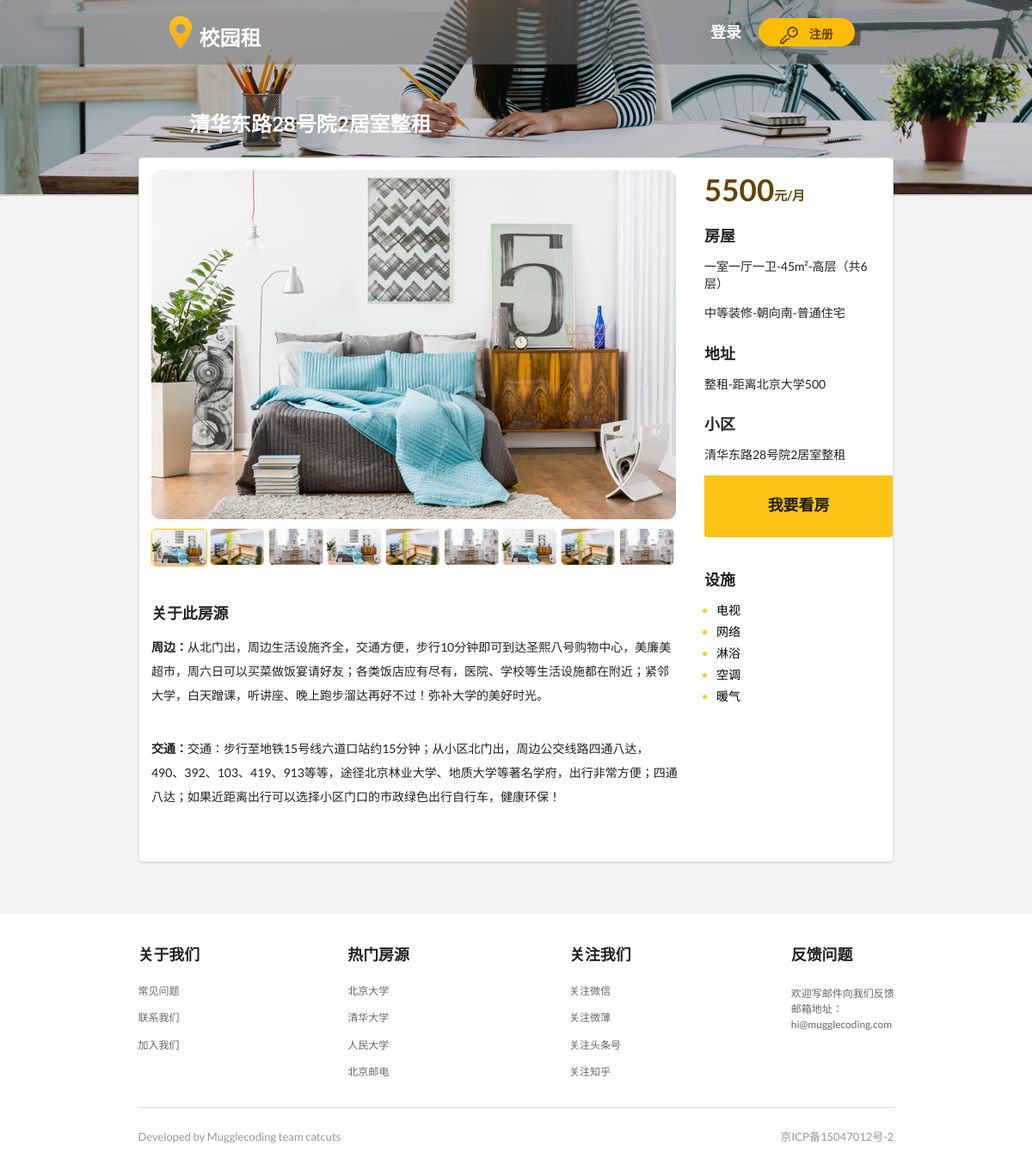
The app's page /detail/2 with its own data.
### workapp/models.py (models this page shows)
class HouseInfo(models.Model):
    title = models.CharField(max_length=200)# 房源标题
    rent = models.IntegerField(default=1000)# 房源价格
    housetypes = models.CharField(max_length=200)# 类型
    house = models.TextField(default="")# 房屋信息
    address = models.CharField(max_length=200)# 地址信息
    community = models.TextField(default="")# 小区信息
    circum = models.TextField(default="")# 周边信息
    translate = models.TextField(default="")# 交通信息
    installations = models.CharField(max_length=200)# 设施信息
    area_to = models.ManyToManyField(to=Area, related_name='area_to')# 房源对应学校名字
    label = models.CharField( max_length=200)# 房源标签
    houseIntroduce = models.TextField()# 房源简介
    distance = models.IntegerField(default=500)# 房源和学校距离
    ARTICLE_CHOICES = {
        ('一室一厅一卫', '一室一厅一卫'),
        ('二室一厅一卫', '二室一厅一卫'),
        ('三室一厅一卫', '三室一厅一卫'),
        ('三室一厅两卫', '三室一厅两卫'),
        ('三室两厅两卫', '三室两厅两卫'),
        ('四室两厅两卫', '四室两厅两卫'),
    }
    housetype = models.CharField(choices=ARTICLE_CHOICES,max_length=200)# 户型
    pic_max = models.ImageField(upload_to='house_pic')
    pic_1 = models.ImageField(upload_to='house_pic')
    pic_2 = models.ImageField(upload_to='house_pic')
    pic_3 = models.ImageField(upload_to='house_pic')
    pic_4 = models.ImageField(upload_to='house_pic')
    pic_5 = models.ImageField(upload_to='house_pic')
    pic_6 = models.ImageField(upload_to='house_pic')
    pic_7 = models.ImageField(upload_to='house_pic')
    pic_8 = models.ImageField(upload_to='house_pic')
    pic_9 = models.ImageField(upload_to='house_pic')
    def __str__(self):
        return self.title

### workapp/views.py (the view)
# urls.py: url(r'^detail/(?P<id>\d+)$', detail, name='detail'),
def detail(request,id):
    context={}
    installations_lists = []
    house_lists =[]
    house_address = []
    house_info = HouseInfo.objects.get(id=id)
    for j in house_info.house.split():
        house_lists.append(j)
    for k in house_info.address.split(" "):
        house_address.append(k)
    for i in house_info.installations.split(" "):
        installations_lists.append(i)
    context['house_info'] = house_info
    context['installations_lists'] = installations_lists
    context['house_lists'] = house_lists
    context['house_address'] = house_address
    return render(request, 'detail.html', context)

### workapp/templates/detail.html (shortened to what this page needs)
<!DOCTYPE html>
{% load staticfiles %}
<html>
	<head>
		<link rel="stylesheet" type="text/css" href="{% static 'css/semantic.css' %}" />
		<link rel="stylesheet" href="{% static 'css/CampusRenting-LandingPage.css' %}" media="screen" title="no title" charset="utf-8">
		<link rel="stylesheet" type="text/css" href="{% static 'css/详情页.css' %}" />
	</head>
	<body>
		<div class="ui basic borderless segment" id="nav" style="padding: 0px;">
			<div class="ui inverted grey basic borderless two item mini menu" id="top_menu">
			<div class="item">
				<div class="ui mini image" style="margin-left: -100px;">
					<img src="/static/image/3详情页/logo.png" />
				</div>
				<h2 class="ui header " id="top_left_header">校园租</h2>
			</div>
			<div class="item">
				<a href="{% url 'login' %}" class="ui header" id="top_right_header">登录</a>
				<div class="ui circular yellow button">
					<div class="ui image">
						<img src="/static/image/3详情页/key_icon.png" />
					</div>
					<a href="{% url 'register' %}" class="header " id="button_inner_text">注册</a>
				</div>
			</div>
		</div>
			<h2 class="ui header" style="position: absolute;margin-left: 220px;margin-top: 40px;color: white;">
				{{ house_info.title }}
			</h2>
		</div>
		<div class="ui basic borderless segment" id="middle_content">
			<div class="ui container segment" id="middle_inner_content">
				<div class="ui grid">
					<div class="twelve wide column">
						<div class="ui image">
							<img src="/upload/{{ house_info.pic_max }}" />
						</div>
						<div class="ui nine column grid">
							<div class="column" style="margin-left: 14px;">
								<img src="/upload/{{ house_info.pic_1 }}" / style="border: 1px solid #fcc416;
border-radius: 5px;">
							</div>
							<div class="column">
								<img src="/upload/{{ house_info.pic_2 }}" />
							</div>
							<div class="column">
								<img src="/upload/{{ house_info.pic_3 }}" />
							</div>
							<div class="column">
								<img src="/upload/{{ house_info.pic_4 }}" />
							</div>
							<div class="column">
								<img src="/upload/{{ house_info.pic_5 }}" />
							</div>
							<div class="column">
								<img src="/upload/{{ house_info.pic_6 }}" />
							</div>
							<div class="column">
								<img src="/upload/{{ house_info.pic_7 }}" />
							</div>
							<div class="column">
								<img src="/upload/{{ house_info.pic_8 }}" />
							</div>
							<div class="column">
								<img src="/upload/{{ house_info.pic_9 }}" />
							</div>
						</div>
						<div class="ui basic segment container" id="middle_bottom_content">
							<h3 class="ui header">关于此房源</h3>
							<p><b>周边：</b>{{ house_info.circum }} </p>
							<br />
							<p><b>交通：</b>{{ house_info.translate }} </p>
						</div>
					</div>
					<div class="four wide column" style="padding-left: 0px;">
						<div class="ui clearing basic segment">
							<h1 class="ui left floated header">{{house_info.rent }}<h4 class="ui left floated header" >元/月</h4></h1>
						</div>
						<div class="ui basic segment">
									<h3 class="ui header">房屋</h3>
									{% for house_list in house_lists%}
							    		<p>{{ house_list }}</p>
									{% endfor %}
									<h3 class="ui header">地址</h3>
									{% for house in house_address%}
											<p>{{ house }}</p>
									{% endfor %}
									<h3 class="ui header">小区</h2>
											<p>{{ house_info}}</p>
						</div>
						<a href="{%url 'appointment' %}">
						<button class="ui fluid button" id="button_1" style="border-top-left-radius: 0px;border-top-right-radius: 0px;"><h3 class="ui header">我要看房</h3></button>
						</a>
							<div class="ui basic segment container" style="margin-top: 40px;">
								<h3 class="ui header">设施</h3>
								<ul>
									{% for installations_list in installations_lists %}
											<li><span>{{ installations_list }}</span></li>
									{% endfor %}
								</ul>
							</div>
						</div>
					</div>
				</div>
			</div>
        <div class="ui vertical segment footer">
            <div class="ui container footer">
                <div class="ui grid footer">
                    <div class="four wide column in-footer">
                        <div class="ui vertical text menu in-footer">
                            <div class="item header-in-menu-footer">
                                <h3 class="ui header">关于我们</h3>
                            </div>
                            <div class="item in-menu-footer">常见问题</div>
                            <div class="item in-menu-footer">联系我们</div>
                            <div class="item in-menu-footer">加入我们</div>
                        </div>
                    </div>
                    <div class="four wide column in-footer" style="padding-left: 31px;">
                        <div class="ui vertical text menu in-footer">
                            <div class="item header-in-menu-footer">
                                <h3 class="ui header">热门房源</h3>
                            </div>
                            <div class="item in-menu-footer">北京大学</div>
                            <div class="item in-menu-footer">清华大学</div>
                            <div class="item in-menu-footer">人民大学</div>
                            <div class="item in-menu-footer">北京邮电</div>
                        </div>
                    </div>
                    <div class="four wide column in-footer" style="padding-left: 62px;">
                        <div class="ui vertical text menu in-footer">
                            <div class="item header-in-menu-footer">
                                <h3 class="ui header">关注我们</h3>
                            </div>
                            <div class="item in-menu-footer">关注微信</div>
                            <div class="item in-menu-footer">关注微薄</div>
                            <div class="item in-menu-footer">关注头条号</div>
                            <div class="item in-menu-footer">关注知乎</div>
                        </div>
                    </div>
                    <div class="four wide column in-footer" style="padding-left: 93px;">
                        <div class="ui vertical text menu in-footer">
                            <div class="item header-in-menu-footer">
                                <h3 class="ui header">反馈问题</h3>
                            </div>
                            <div class="item in-menu-footer" style="line-height: 150%;">
                                欢迎写邮件向我们反馈<br />
                                邮箱地址：<br />
                                hi@mugglecoding.com
                            </div>
                        </div>
                    </div>
                </div>
                <div class="ui divider in-footer"></div>
                <div class="text-left in-footer">
                    Developed by Mugglecoding team catcuts
                </div>
                <div class="text-right in-footer">
                    京ICP备15047012号-2
                </div>
            </div>
        </div>
	</body>
</html>

### workapp/static/css/CampusRenting-LandingPage.css (style rules this page uses)
.ui.vertical.segment.footer { height: 281px; }
.ui.container.footer { width: 879px; min-width: 879px; }
.four.wide.column.in-footer { padding-top: 24px; background-color: #ffffff; }
.item.header-in-menu-footer { min-width: 64px; font-size: 16px; color: #666666; padding-left: 0 !important; padding-bottom: 0 !important; margin-bottom: 20px !important; }
.item.in-menu-footer { min-width: 48px; font-size: 12px; color: #979797; padding-left: 0 !important; margin-top: 0px !important; margin-bottom: 11px !important; }
.ui.divider.in-footer { border: solid 1px #d8d8d8; margin-top: 19px; }
.text-left.in-footer { min-width: 226px; font-size: 13px; color: #979797; margin-top: 8px; margin-bottom: 22px; display: inline-block; }
.text-right.in-footer { min-width: 128px; font-size: 13px; color: #979797; margin-top: 8px; margin-bottom: 22px; margin-left: 508px; display: inline-block; }

### workapp/static/css/详情页.css (style rules this page uses)
#top_menu { background-color: rgba(118, 118, 118, 0.5); height: 75px; }
#top_left_header { color: white; margin-bottom: 10px; }
#top_right_header { color: white; margin:0px 20px; }
#button_inner_text { color: #654303; font-size: 14px; margin-left: 10px; }
#nav { background-image: url(../image/3详情页/banner_bg.png); background-size: cover; height: 228px; margin: 0px; }
.ui.circular.yellow.button { position: relative; height: 33px; width: 112px; }
.item { padding: 0px; }
#middle_content { background-color: #f3f3f3; height: 835px; margin: 0px; }
#middle_inner_content { height: 820px; width: 878px; position: relative; margin-left: 50%; margin-top: -5%; }
.ui.nine.column.grid > .column { width: 63px; padding: 0px; margin-top: 25px; margin-left: 5px; }
.four.wide.column > .ui.basic.segment { padding: 0px; }
.four.wide.column > .ui.clearing.basic.segment > h1 { margin-right: 0px; margin-bottom: 0px; font-size: 35px; color: #654303; }
.four.wide.column > .ui.clearing.basic.segment > h4 { margin-top: 20px; color: #654303; }
#button_1 { width: 219px; height: 72px; position: relative; background-color: #fcc416; }
#middle_bottom_content { padding-left: 0px; margin-top: 40px; }
#middle_bottom_content > p { line-height: 200%; }
ul { padding-left: 14px; }
li { color: #fcc92b;margin-top: 5px; }
li > span { color: black; }

### records on screen
HouseInfo: title "清华东路28号院2居室整租", pic_max (picture), pic_1 (picture), pic_2 (picture), pic_3 (picture), pic_4 (picture), pic_5 (picture), pic_6 (picture), pic_7 (picture), pic_8 (picture), pic_9 (picture), circum "从北门出，周边生活设施齐全，交通方便，步行10分钟即可到达圣熙八号购物中心，美廉美超市，周六日可以买菜做饭宴请好友；各类饭店应有尽有，医院、学校等生活设施都在附近；紧邻大学，白天蹭课，听讲座、晚上跑步溜达再好不过！弥补大学的美好时光。", translate "交通：步行至地铁15号线六道口站约15分钟；从小区北门出，周边公交线路四通八达，490、392、103、419、913等等，途径北京林业大学、地质大学等著名学府，出行非常方便；四通八达；如果近距离出行可以选择小区门口的市政绿色出行自行车，健康环保！", rent "5500", house_address "整租-距离北京大学500"

### other values on screen
{{ house_list }} "一室一厅一卫-45m²-高层（共6层）" "中等装修-朝向南-普通住宅"
{{ installations_list }} "电视" "网络" "淋浴" "空调" "暖气"
